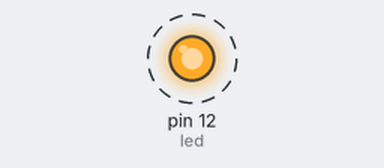
Simulated run of this sketch. Board: Arduino Uno, built with avr-gcc and run on an emulated ATmega328P. On the bench: output pins drawn as LEDs (lit = HIGH). Dashed ring = blinking. What the sketch prints to the serial monitor is not drawn.

Above: at 0.5 s.
Timing chart, 0 to 4.6 s (numbered marks = the images above):
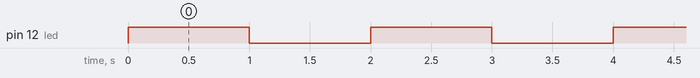

Measured:
- by itself, pin 12 (led): alternates HIGH for 1.0 s and LOW for 1.0 s

The sketch:

Prog_4.ino
```cpp
int led = 12;

void setup() {
  // put your setup code here, to run once:
  pinMode(led, OUTPUT);
  Serial.begin(9600); // velocidad por defecto usada por arduino
}

void loop() {
  // put your main code here, to run repeatedly:
  digitalWrite(led, 1);
  Serial.println("LED ENCENDIDO");
  delay(1000);
  digitalWrite(led, 0);
  Serial.println("LED APAGADO");
  delay(1000);
}
```
